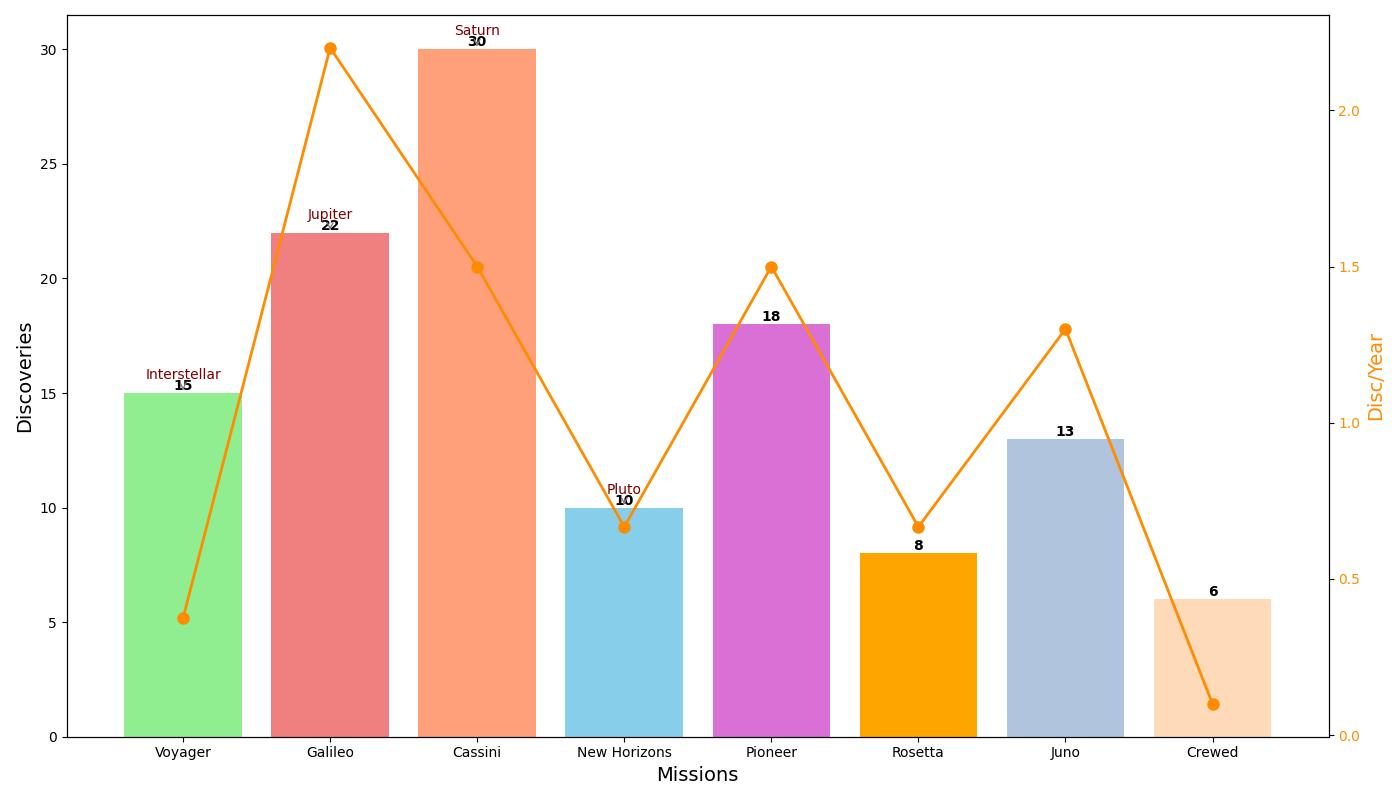

Write Python code to recreate this figure.
import matplotlib.pyplot as plt
import numpy as np

missions = ["Voyager", "Galileo", "Cassini", "New Horizons", "Pioneer", "Rosetta", "Juno", "Crewed"]
discoveries = [15, 22, 30, 10, 18, 8, 13, 6]

years_active = np.array([1977, 1989, 1997, 2006, 1973, 2004, 2011, 1961])
discoveries_per_year = np.array(discoveries) / np.array([40, 10, 20, 15, 12, 12, 10, 60])

colors = ['lightgreen', 'lightcoral', 'lightsalmon', 'skyblue', 'orchid', 'orange', 'lightsteelblue', 'peachpuff']

fig, ax1 = plt.subplots(figsize=(14, 8))
bars = ax1.bar(missions, discoveries, color=colors)

ax1.set_xlabel("Missions", fontsize=14)
ax1.set_ylabel("Discoveries", fontsize=14)

for bar in bars:
    height = bar.get_height()
    ax1.text(bar.get_x() + bar.get_width() / 2.0, height, '%d' % int(height), ha='center', va='bottom', fontsize=10, fontweight='bold')

ax2 = ax1.twinx()
ax2.plot(missions, discoveries_per_year, color='darkorange', marker='o', linestyle='-', linewidth=2, markersize=8)
ax2.set_ylabel('Disc/Year', fontsize=14, color='darkorange')
ax2.tick_params(axis='y', labelcolor='darkorange')

annotations = {
    "Voyager": "Interstellar",
    "Galileo": "Jupiter",
    "Cassini": "Saturn",
    "New Horizons": "Pluto"
}

for mission, label in annotations.items():
    idx = missions.index(mission)
    ax1.annotate(label, (missions[idx], discoveries[idx]), xytext=(0, 10), textcoords='offset points', arrowprops=dict(arrowstyle='->', color='gray'), ha='center', fontsize=10, color='maroon')

plt.tight_layout()
plt.show()
